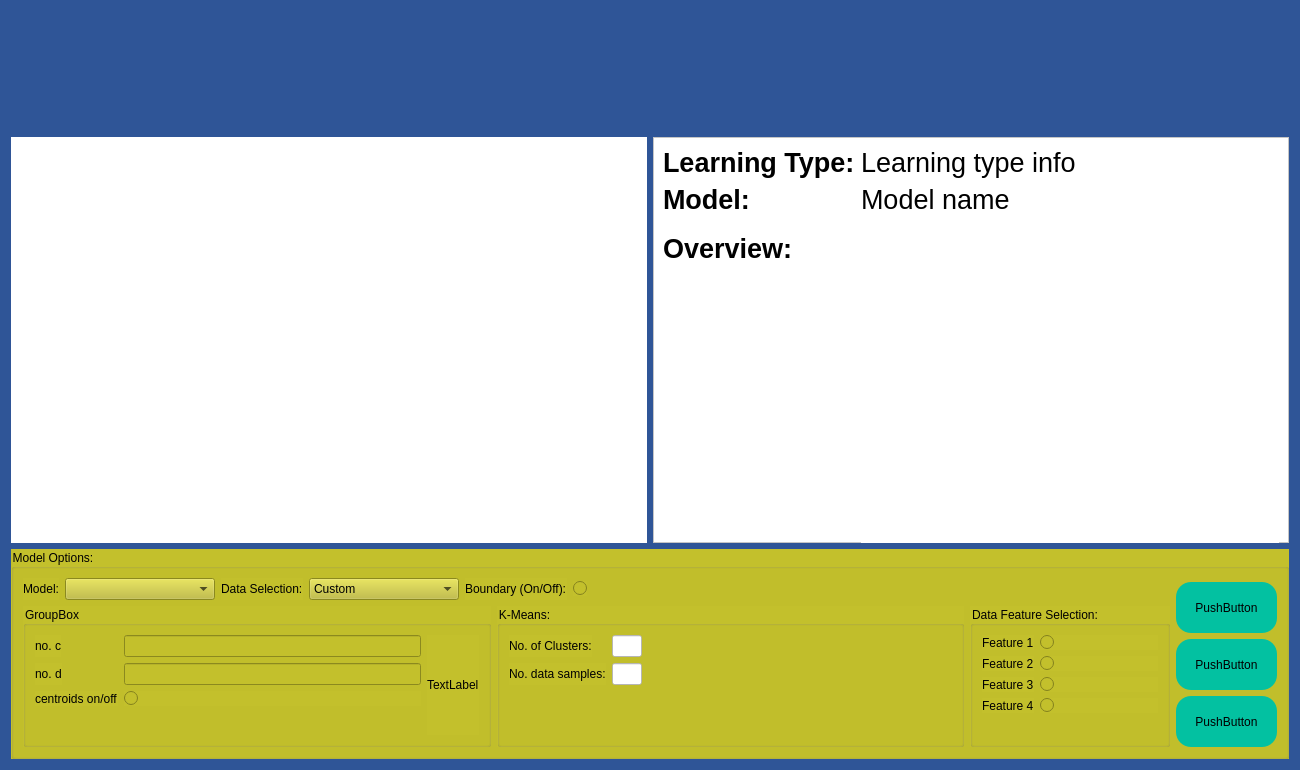
<?xml version="1.0" encoding="UTF-8"?>
<ui version="4.0">
 <class>self</class>
 <widget class="QWidget" name="self">
  <property name="geometry">
   <rect>
    <x>0</x>
    <y>0</y>
    <width>1300</width>
    <height>770</height>
   </rect>
  </property>
  <property name="minimumSize">
   <size>
    <width>1300</width>
    <height>770</height>
   </size>
  </property>
  <property name="windowTitle">
   <string>Form</string>
  </property>
  <property name="styleSheet">
   <string notr="true">background-color:rgb(47, 85, 151);</string>
  </property>
  <layout class="QVBoxLayout" name="verticalLayout_2">
   <item>
    <layout class="QHBoxLayout" name="horizontalLayout">
     <item>
      <spacer name="titleSpacerLeft">
       <property name="orientation">
        <enum>Qt::Horizontal</enum>
       </property>
       <property name="sizeHint" stdset="0">
        <size>
         <width>40</width>
         <height>20</height>
        </size>
       </property>
      </spacer>
     </item>
     <item>
      <widget class="QLabel" name="titleLabel">
       <property name="minimumSize">
        <size>
         <width>582</width>
         <height>120</height>
        </size>
       </property>
       <property name="maximumSize">
        <size>
         <width>582</width>
         <height>120</height>
        </size>
       </property>
       <property name="text">
        <string/>
       </property>
       <property name="pixmap">
        <pixmap>Developer/Swansea Uni/Project/Code/Project/Images/freeplay.png</pixmap>
       </property>
      </widget>
     </item>
     <item>
      <spacer name="titleSpacerRight">
       <property name="orientation">
        <enum>Qt::Horizontal</enum>
       </property>
       <property name="sizeHint" stdset="0">
        <size>
         <width>40</width>
         <height>20</height>
        </size>
       </property>
      </spacer>
     </item>
    </layout>
   </item>
   <item>
    <layout class="QHBoxLayout" name="gamboardModelInforLayoutV">
     <item>
      <layout class="QHBoxLayout" name="gameboardPlacing">
       <item>
        <widget class="QWidget" name="MplWidget" native="true">
         <property name="sizePolicy">
          <sizepolicy hsizetype="Preferred" vsizetype="Preferred">
           <horstretch>0</horstretch>
           <verstretch>0</verstretch>
          </sizepolicy>
         </property>
         <property name="minimumSize">
          <size>
           <width>450</width>
           <height>350</height>
          </size>
         </property>
         <property name="maximumSize">
          <size>
           <width>855</width>
           <height>525</height>
          </size>
         </property>
         <property name="styleSheet">
          <string notr="true">background-color: white;</string>
         </property>
        </widget>
       </item>
      </layout>
     </item>
     <item>
      <layout class="QHBoxLayout" name="modelInfoLayoutV" stretch="0">
       <item>
        <widget class="QFrame" name="frame">
         <property name="sizePolicy">
          <sizepolicy hsizetype="Preferred" vsizetype="Preferred">
           <horstretch>2</horstretch>
           <verstretch>0</verstretch>
          </sizepolicy>
         </property>
         <property name="minimumSize">
          <size>
           <width>570</width>
           <height>350</height>
          </size>
         </property>
         <property name="maximumSize">
          <size>
           <width>1710</width>
           <height>525</height>
          </size>
         </property>
         <property name="styleSheet">
          <string notr="true">background-color:white;
</string>
         </property>
         <property name="frameShape">
          <enum>QFrame::StyledPanel</enum>
         </property>
         <property name="frameShadow">
          <enum>QFrame::Raised</enum>
         </property>
         <layout class="QFormLayout" name="formLayout_2">
          <item row="0" column="0">
           <widget class="QLabel" name="learningTypeLabel">
            <property name="maximumSize">
             <size>
              <width>300</width>
              <height>16777215</height>
             </size>
            </property>
            <property name="font">
             <font>
              <pointsize>20</pointsize>
              <weight>75</weight>
              <bold>true</bold>
             </font>
            </property>
            <property name="text">
             <string>Learning Type:</string>
            </property>
           </widget>
          </item>
          <item row="0" column="1">
           <widget class="QLabel" name="learningTypeInfoLabel">
            <property name="font">
             <font>
              <pointsize>20</pointsize>
             </font>
            </property>
            <property name="text">
             <string>Learning type info</string>
            </property>
           </widget>
          </item>
          <item row="1" column="0">
           <widget class="QLabel" name="modelLabel_2">
            <property name="font">
             <font>
              <pointsize>20</pointsize>
              <weight>75</weight>
              <bold>true</bold>
             </font>
            </property>
            <property name="text">
             <string>Model:</string>
            </property>
           </widget>
          </item>
          <item row="1" column="1">
           <widget class="QLabel" name="modelTypeLabel">
            <property name="font">
             <font>
              <pointsize>20</pointsize>
             </font>
            </property>
            <property name="text">
             <string>Model name</string>
            </property>
           </widget>
          </item>
          <item row="2" column="0">
           <widget class="QLabel" name="overviewLabel">
            <property name="font">
             <font>
              <pointsize>20</pointsize>
              <weight>75</weight>
              <bold>true</bold>
             </font>
            </property>
            <property name="text">
             <string>Overview:</string>
            </property>
           </widget>
          </item>
          <item row="2" column="1">
           <widget class="QLabel" name="overviewDescriptionLabel">
            <property name="minimumSize">
             <size>
              <width>0</width>
              <height>400</height>
             </size>
            </property>
            <property name="font">
             <font>
              <pointsize>12</pointsize>
             </font>
            </property>
            <property name="text">
             <string/>
            </property>
            <property name="alignment">
             <set>Qt::AlignLeading|Qt::AlignLeft|Qt::AlignTop</set>
            </property>
            <property name="wordWrap">
             <bool>true</bool>
            </property>
           </widget>
          </item>
         </layout>
        </widget>
       </item>
      </layout>
     </item>
    </layout>
   </item>
   <item>
    <layout class="QVBoxLayout" name="verticalLayout">
     <item>
      <widget class="QGroupBox" name="groupBox">
       <property name="sizePolicy">
        <sizepolicy hsizetype="Preferred" vsizetype="Preferred">
         <horstretch>0</horstretch>
         <verstretch>0</verstretch>
        </sizepolicy>
       </property>
       <property name="minimumSize">
        <size>
         <width>700</width>
         <height>210</height>
        </size>
       </property>
       <property name="maximumSize">
        <size>
         <width>16777215</width>
         <height>600</height>
        </size>
       </property>
       <property name="styleSheet">
        <string notr="true">background-color: rgb(195, 192, 44);</string>
       </property>
       <property name="title">
        <string>Model Options:</string>
       </property>
       <layout class="QHBoxLayout" name="horizontalLayout_5">
        <item>
         <layout class="QVBoxLayout" name="modelOptionsHSplit">
          <item>
           <layout class="QHBoxLayout" name="horizontalLayout_3">
            <item>
             <widget class="QLabel" name="label_3">
              <property name="text">
               <string>Model:</string>
              </property>
             </widget>
            </item>
            <item>
             <widget class="QComboBox" name="modelComboXox">
              <property name="minimumSize">
               <size>
                <width>150</width>
                <height>0</height>
               </size>
              </property>
             </widget>
            </item>
            <item>
             <widget class="QLabel" name="label_4">
              <property name="text">
               <string>Data Selection:</string>
              </property>
             </widget>
            </item>
            <item>
             <widget class="QComboBox" name="comboBox_4">
              <property name="minimumSize">
               <size>
                <width>150</width>
                <height>0</height>
               </size>
              </property>
              <item>
               <property name="text">
                <string>Custom</string>
               </property>
              </item>
              <item>
               <property name="text">
                <string>Diabeties</string>
               </property>
              </item>
              <item>
               <property name="text">
                <string>Boston House Prices</string>
               </property>
              </item>
             </widget>
            </item>
            <item>
             <widget class="QLabel" name="boundaryLabel">
              <property name="text">
               <string>Boundary (On/Off):</string>
              </property>
             </widget>
            </item>
            <item>
             <widget class="QRadioButton" name="boundaryOnOffRadioButton">
              <property name="maximumSize">
               <size>
                <width>25</width>
                <height>16777215</height>
               </size>
              </property>
              <property name="text">
               <string/>
              </property>
             </widget>
            </item>
            <item>
             <spacer name="horizontalSpacer">
              <property name="orientation">
               <enum>Qt::Horizontal</enum>
              </property>
              <property name="sizeHint" stdset="0">
               <size>
                <width>40</width>
                <height>20</height>
               </size>
              </property>
             </spacer>
            </item>
           </layout>
          </item>
          <item>
           <layout class="QHBoxLayout" name="horizontalLayout_2">
            <item>
             <widget class="QGroupBox" name="groupBox_2">
              <property name="title">
               <string>GroupBox</string>
              </property>
              <layout class="QHBoxLayout" name="horizontalLayout_4">
               <item>
                <layout class="QFormLayout" name="formLayout_4">
                 <item row="0" column="0">
                  <widget class="QLabel" name="label_5">
                   <property name="text">
                    <string>no. c</string>
                   </property>
                  </widget>
                 </item>
                 <item row="0" column="1">
                  <widget class="QLineEdit" name="lineEdit"/>
                 </item>
                 <item row="1" column="0">
                  <widget class="QLabel" name="label_6">
                   <property name="text">
                    <string>no. d</string>
                   </property>
                  </widget>
                 </item>
                 <item row="1" column="1">
                  <widget class="QLineEdit" name="lineEdit_2"/>
                 </item>
                 <item row="2" column="0">
                  <widget class="QLabel" name="label_7">
                   <property name="text">
                    <string>centroids on/off</string>
                   </property>
                  </widget>
                 </item>
                 <item row="2" column="1">
                  <widget class="QRadioButton" name="radioButton_2">
                   <property name="text">
                    <string/>
                   </property>
                  </widget>
                 </item>
                </layout>
               </item>
               <item>
                <widget class="QLabel" name="label">
                 <property name="text">
                  <string>TextLabel</string>
                 </property>
                </widget>
               </item>
              </layout>
             </widget>
            </item>
            <item>
             <widget class="QGroupBox" name="generalGroupbox">
              <property name="title">
               <string>K-Means:</string>
              </property>
              <layout class="QFormLayout" name="formLayout_3">
               <item row="1" column="0">
                <widget class="QLabel" name="numberOfClustersLabel">
                 <property name="text">
                  <string>No. of Clusters:</string>
                 </property>
                </widget>
               </item>
               <item row="1" column="1">
                <widget class="QLineEdit" name="numberOfClustersLineedit">
                 <property name="maximumSize">
                  <size>
                   <width>30</width>
                   <height>16777215</height>
                  </size>
                 </property>
                 <property name="focusPolicy">
                  <enum>Qt::ClickFocus</enum>
                 </property>
                 <property name="autoFillBackground">
                  <bool>false</bool>
                 </property>
                 <property name="styleSheet">
                  <string notr="true">background-color: white;
</string>
                 </property>
                </widget>
               </item>
               <item row="2" column="0">
                <widget class="QLabel" name="dataSampleLabel">
                 <property name="minimumSize">
                  <size>
                   <width>0</width>
                   <height>20</height>
                  </size>
                 </property>
                 <property name="text">
                  <string>No. data samples:</string>
                 </property>
                </widget>
               </item>
               <item row="2" column="1">
                <widget class="QLineEdit" name="dataSampleLineedit">
                 <property name="minimumSize">
                  <size>
                   <width>30</width>
                   <height>0</height>
                  </size>
                 </property>
                 <property name="maximumSize">
                  <size>
                   <width>30</width>
                   <height>16777215</height>
                  </size>
                 </property>
                 <property name="focusPolicy">
                  <enum>Qt::ClickFocus</enum>
                 </property>
                 <property name="autoFillBackground">
                  <bool>false</bool>
                 </property>
                 <property name="styleSheet">
                  <string notr="true">background-color: white;</string>
                 </property>
                </widget>
               </item>
              </layout>
             </widget>
            </item>
            <item>
             <widget class="QGroupBox" name="dataGroupbox">
              <property name="minimumSize">
               <size>
                <width>200</width>
                <height>0</height>
               </size>
              </property>
              <property name="title">
               <string>Data Feature Selection:</string>
              </property>
              <layout class="QFormLayout" name="formLayout">
               <item row="0" column="0">
                <widget class="QLabel" name="data1Label">
                 <property name="text">
                  <string>Feature 1</string>
                 </property>
                </widget>
               </item>
               <item row="0" column="1">
                <widget class="QRadioButton" name="data1RadioBtn">
                 <property name="text">
                  <string/>
                 </property>
                </widget>
               </item>
               <item row="1" column="0">
                <widget class="QLabel" name="data2Label">
                 <property name="text">
                  <string>Feature 2</string>
                 </property>
                </widget>
               </item>
               <item row="1" column="1">
                <widget class="QRadioButton" name="data2RadioBtn">
                 <property name="text">
                  <string/>
                 </property>
                </widget>
               </item>
               <item row="2" column="0">
                <widget class="QLabel" name="data3Label">
                 <property name="text">
                  <string>Feature 3</string>
                 </property>
                </widget>
               </item>
               <item row="2" column="1">
                <widget class="QRadioButton" name="data3radioBtn">
                 <property name="text">
                  <string/>
                 </property>
                </widget>
               </item>
               <item row="3" column="0">
                <widget class="QLabel" name="label_2">
                 <property name="text">
                  <string>Feature 4</string>
                 </property>
                </widget>
               </item>
               <item row="3" column="1">
                <widget class="QRadioButton" name="radioButton">
                 <property name="text">
                  <string/>
                 </property>
                </widget>
               </item>
              </layout>
             </widget>
            </item>
           </layout>
          </item>
         </layout>
        </item>
        <item>
         <layout class="QHBoxLayout" name="groupBoxH3"/>
        </item>
        <item>
         <layout class="QHBoxLayout" name="groupBoxH4"/>
        </item>
        <item>
         <layout class="QHBoxLayout" name="groupBoxHButtons">
          <item>
           <layout class="QVBoxLayout" name="buttonLayoutV">
            <item>
             <spacer name="buttonVerticalSpacer">
              <property name="orientation">
               <enum>Qt::Vertical</enum>
              </property>
              <property name="sizeHint" stdset="0">
               <size>
                <width>20</width>
                <height>40</height>
               </size>
              </property>
             </spacer>
            </item>
            <item>
             <widget class="QPushButton" name="playButton">
              <property name="minimumSize">
               <size>
                <width>101</width>
                <height>51</height>
               </size>
              </property>
              <property name="styleSheet">
               <string notr="true">background-color: rgb(3, 193, 161);
border-radius: 15px;</string>
              </property>
              <property name="text">
               <string>PushButton</string>
              </property>
             </widget>
            </item>
            <item>
             <widget class="QPushButton" name="clearButton">
              <property name="minimumSize">
               <size>
                <width>101</width>
                <height>51</height>
               </size>
              </property>
              <property name="styleSheet">
               <string notr="true">background-color: rgb(3, 193, 161);
border-radius: 15px;</string>
              </property>
              <property name="text">
               <string>PushButton</string>
              </property>
             </widget>
            </item>
            <item>
             <widget class="QPushButton" name="homeButton">
              <property name="minimumSize">
               <size>
                <width>101</width>
                <height>51</height>
               </size>
              </property>
              <property name="styleSheet">
               <string notr="true">background-color: rgb(3, 193, 161);
border-radius: 15px;</string>
              </property>
              <property name="text">
               <string>PushButton</string>
              </property>
             </widget>
            </item>
           </layout>
          </item>
         </layout>
        </item>
       </layout>
      </widget>
     </item>
    </layout>
   </item>
  </layout>
 </widget>
 <resources/>
 <connections/>
</ui>
